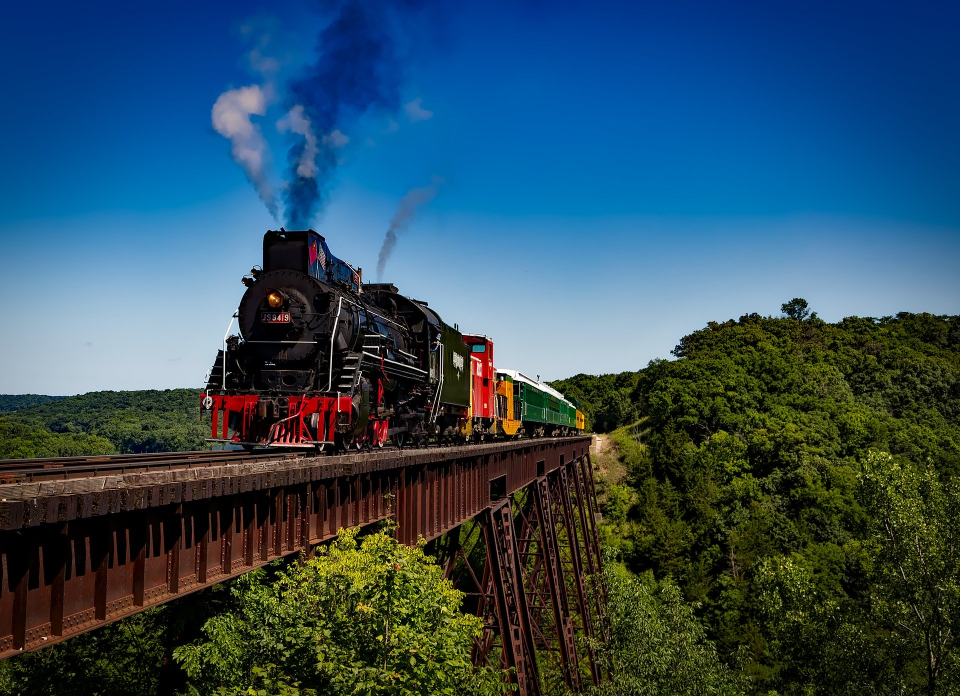
#> input picture Data/train.jpg, 1920 x 1392 px, found by its file name (shown at 1/2 size)
$ python img8.py
#> lines starting #> are read from the running program, lines starting #| are printed output that depends on the picture; after the words box and inside, x2 and y2 are one past the last pixel; in counts of white or black regions, pixels touching at a corner belong together
from PIL import Image
img = Image.open("data/train.jpg")
#> img is the input picture: PIL image 1920x1392 RGB; mean R, G, B 47.8, 77, 92.9
width, height = img.size
#> width = 1920; height = 1392
area = (500, 580, 640, 650)
img_crop = img.crop(area)
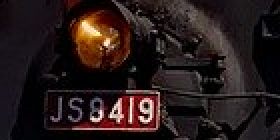
#> img_crop: PIL image 140x70 RGB (shown 2 times larger); mean R, G, B 39.2, 26.6, 25.9

data = img_crop.getdata()
BIN = []
for i in data:
    avg = (i[0]+i[1]+i[2])/3
    if avg<60:
        BIN.append((255, 255, 255))
    else:
        BIN.append((0, 0, 0))
#> this loop made 9800 passes
#> (i, avg) on passes 1 to 3: ((3, 0, 2), 1.67), ((10, 4, 8), 7.33), ((23, 14, 19), 18.67)
#> after the loop, BIN = 9800 items, first 6: (255, 255, 255), (255, 255, 255), (255, 255, 255), (255, 255, 255), (255, 255, 255), (255, 255, 255)
width, height = img_crop.size
#> width = 140; height = 70
imgBIN = Image.new(mode = "RGB", size = (width, height))
#> imgBIN: PIL image 140x70 RGB; every value is 0
imgBIN.putdata(BIN)
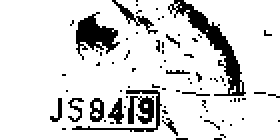
#> imgBIN: PIL image 140x70 RGB (shown 2 times larger); 86% white; 78 black regions (68 under 20 px), largest, box (x1, y1, x2, y2) and area: (84, 0, 123, 48) 399, (38, 6, 60, 30) 253, (36, 45, 81, 66) 122
newsize = (width*3, height*3)
#> newsize = (420, 210)
imgBIN = imgBIN.resize(newsize)
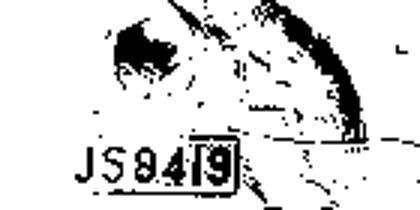
#> imgBIN: PIL image 420x210 RGB; min 0, max 255, mean 218.9
imgBIN.show()

$ run again, with Data/land0.jpg copied over Data/train.jpg
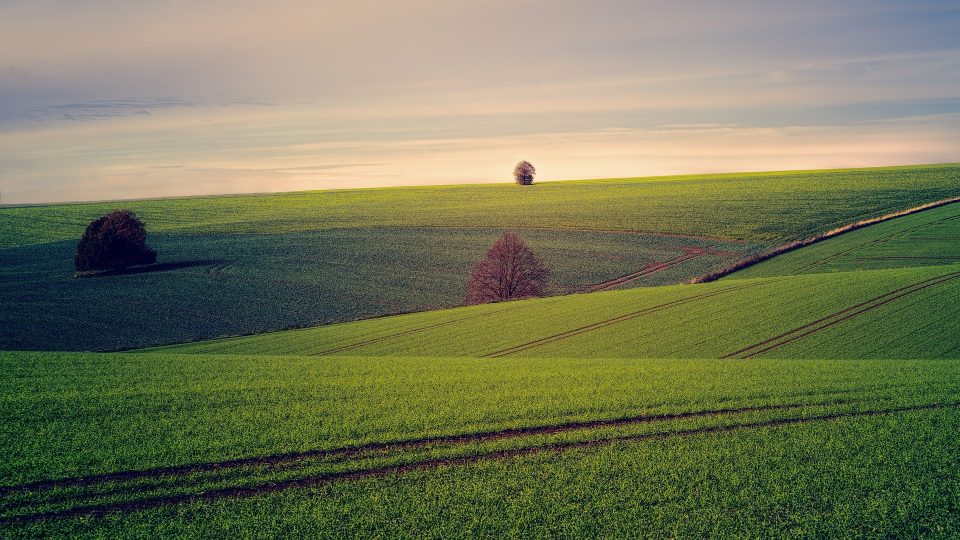
#> input picture Data/land0.jpg, 1920 x 1080 px, found by its file name (shown at 1/2 size)
#> img is the input picture: PIL image 1920x1080 RGB; mean R, G, B 115.2, 119.2, 87.4
#> `img_crop = img.crop(area)`:
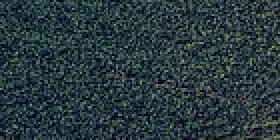
#> img_crop: PIL image 140x70 RGB (shown 2 times larger); mean R, G, B 41.1, 58.4, 63.2
#> the loop `for i in data:` made 9800 passes
#> (i, avg) on passes 1 to 3: ((11, 35, 39), 28.33), ((25, 49, 53), 42.33), ((21, 45, 49), 38.33)
#> after the loop `for i in data:`: BIN = 9800 items, first 6: (255, 255, 255), (255, 255, 255), (255, 255, 255), (255, 255, 255), (255, 255, 255), (255, 255, 255)
#> `imgBIN = imgBIN.resize(newsize)`:
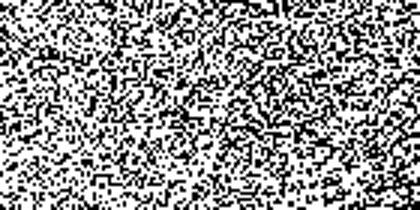
#> imgBIN: PIL image 420x210 RGB; min 0, max 255, mean 152.4
